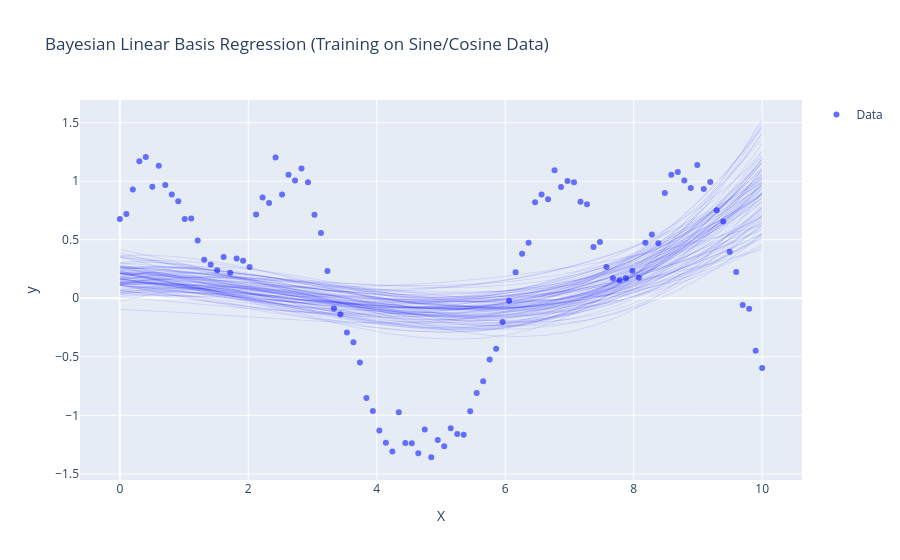

This figure's notebook cell:
### Code cell
import torch
import pyro
import pyro.distributions as dist
from pyro.infer import MCMC, NUTS
import plotly.graph_objects as go
import numpy as np

# Generate synthetic data using a combination of sine and cosine functions
np.random.seed(0)
n = 100
X = np.linspace(0, 10, n)  # X values

# Combining sine and cosine functions to create a synthetic signal
y_true = np.sin(X) + 0.5 * np.cos(2 * X) + 0.3 * np.sin(3 * X)
y = y_true + np.random.normal(0, 0.1, size=n)  # Adding some noise

# Convert data to torch tensors
X_tensor = torch.tensor(X, dtype=torch.float).unsqueeze(1)  # Shape (n, 1)
y_tensor = torch.tensor(y, dtype=torch.float)

# Define the basis functions {1, x, x^2, x^3}
def basis_functions(X):
    return torch.stack([torch.ones_like(X), X, X**2, X**3], dim=1)

# Define Bayesian Linear Basis Regression Model using Pyro
def bayesian_linear_basis_regression(X, y=None):
    # Priors for weights and intercept for each basis function
    w = pyro.sample("w", dist.Normal(torch.zeros(4), 1e-1 * torch.ones(4)))  # Weights for {1, x, x^2, x^3}
    sigma = pyro.sample("sigma", dist.HalfCauchy(1.0))  # Prior for noise
    
    # Linear combination of basis functions
    Phi_X = basis_functions(X)  # Design matrix
    mean = torch.matmul(Phi_X, w)  # Linear model: w0 + w1*x + w2*x^2 + w3*x^3
    
    # Likelihood
    with pyro.plate("data", X.shape[0]):
        pyro.sample("obs", dist.Normal(mean, sigma), obs=y)

# NUTS sampler
nuts_kernel = NUTS(bayesian_linear_basis_regression)
mcmc = MCMC(nuts_kernel, num_samples=1000, warmup_steps=500)
mcmc.run(X_tensor[:, 0], y_tensor)

# Extract samples from the posterior
posterior_samples = mcmc.get_samples()

# Convert to numpy arrays for plotting
w_samples = posterior_samples['w'].numpy()

# Generate the predicted regression lines from posterior samples
X_plot = np.linspace(0, 10, 100)  # For plotting smooth curve
X_plot_tensor = torch.tensor(X_plot, dtype=torch.float).unsqueeze(1)
Phi_X_plot = basis_functions(X_plot_tensor).numpy().reshape(100, 4)  # Fix the shape

# Generate regression lines using posterior samples
y_pred_samples = np.dot(Phi_X_plot, w_samples.T)  # Matrix multiplication

# Plot the original data and the posterior predictive regression lines
fig = go.Figure()

# Scatter plot of the original data
fig.add_trace(go.Scatter(x=X, y=y, mode='markers', name='Data'))

# Plot regression lines for a subset of posterior samples
for i in range(100):  # Plot 100 regression lines from posterior samples
    fig.add_trace(go.Scatter(x=X_plot, y=y_pred_samples[:, i], mode='lines', line=dict(width=0.5, color='blue'), opacity=0.2, showlegend=False))

# Update layout
fig.update_layout(
    title="Bayesian Linear Basis Regression (Training on Sine/Cosine Data)",
    xaxis_title="X",
    yaxis_title="y",
)

# Show plot
fig.show()
